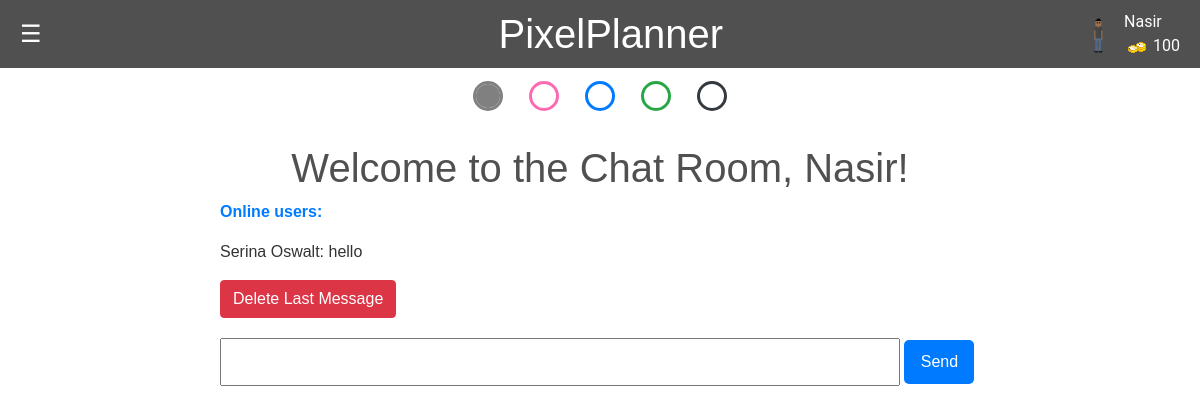
Page /chat (signed in) on the committed database.
### app.py (models this page shows, shortened)
class User(db.Model):
    id = db.Column(db.Integer, primary_key=True)
    name = db.Column(db.String(100), nullable=False)
    email = db.Column(db.String(100), unique=True)
    password = db.Column(db.String(100))
    canvas_api_key = db.Column(db.String(255))
    course_codes_list = db.Column(db.String(255))
    avatar = db.Column(db.String(255))
    coins = db.Column(db.Integer)
    color_picker_unlocked = db.Column(db.Boolean, default=False)
    user_items = db.relationship('UserItem', backref='user', lazy=True, cascade="all, delete, delete-orphan")

class ChatMessage(db.Model):
    id = db.Column(db.Integer, primary_key=True)
    message = db.Column(db.String(500))
    timestamp = db.Column(db.DateTime, default=datetime.utcnow)
    sender_id = db.Column(db.Integer, db.ForeignKey('user.id'))  # ForeignKey to the User model
    sender = db.relationship('User', backref='messages')  # Define the relationship

### app.py (the view)
@app.route('/chat')
def chat():
    if 'email' not in session:
        flash('Please log in to access the chat.')
        return redirect(url_for('login'))
    user_id = session.get('user_id')
    user = User.query.get(user_id)
    messages = ChatMessage.query.order_by(ChatMessage.timestamp.desc()).limit(50).all()  # Get last 50 messages
    return render_template('chat.html', user=user, messages=messages)

### templates/chat.html (shortened to what this page needs)
<!DOCTYPE html>
<html lang="en">
<head>
    <link rel="stylesheet" href="https://cdn.jsdelivr.net/npm/bootstrap@4.6.2/dist/css/bootstrap.min.css">
    <link rel="stylesheet" href="/static/css/styles.css">
</head>
<header>
    <div class="menu-icon" onmouseover="openNav()" onmouseout="closeNav()">&#9776;</div>
    <h1>PixelPlanner</h1>
    <div class="profile-info">
        <img src="{{ url_for('static', filename='images/' + user.avatar) }}" alt="User Avatar" class="avatar">
        <div class="player-info">
            <span class="player-name">{{session.get('user_name', 'Guest')}}</span>
            <span class="player-coins"><img src="{{ url_for('static', filename='images/coin.png') }}" alt="Coin"> {{
                user.coins }}</span>
        </div>
</header>
{% if user.color_picker_unlocked %}
<form class="color-picker">
    <fieldset>
        <input type="radio" name="theme" id="light" checked>
        <input type="radio" name="theme" id="pink">
        <input type="radio" name="theme" id="blue">
        <input type="radio" name="theme" id="green">
        <input type="radio" name="theme" id="dark">
    </fieldset>
</form>
{% else %}
<p class="locked-feature-notice">Visit the Shop to Unlock Themes</p>
{% endif %}
<body>
    <div class="chat-container">
        <h1 class="chat-title">Welcome to the Chat Room, {{ user.name }}!</h1>
        <p class="user-count">Online users: </p>
        <ul class="message-list" id="messages">
            {% for message in messages %}
            <li>{{ message.message }}
            </li>
            {% endfor %}
        </ul>
        <button id="delete-last-msg" class="btn btn-danger">Delete Last Message</button>
        <form class="message-form" id="message-form">
            <input type="text" class="message-input" id="message-input">
            <button type="submit" class="send-btn" id="send-btn">Send</button>
        </form>
    </div>
</body>
</html>

### static/css/styles.css (style rules this page uses)
body, html { height: 100%; margin: 0; padding: 0; font-family: Arial, sans-serif; background-color: var(--bg-color); color: var(--text-color); }
body, html { margin: 0; padding: 0; font-family: Arial, sans-serif; }
header { display: flex; justify-content: space-between; align-items: center; background-color: var(--notification-text-color); padding: 10px 20px; position: relative; }
header h1 { margin: 0; flex-grow: 1; text-align: center; color: var(--bg-color) }
.menu-icon { cursor: pointer; font-size: 24px; color: var(--bg-color); }
.profile-info { display: flex; align-items: center; position: absolute; top: 10px; right: 20px; font-family: 'Roboto', sans-serif; color: var(--bg-color); }
.avatar { height: 50px; width: auto; border-radius: 50%; }
.player-info { display: flex; flex-direction: column; margin-left: 10px }
body { font-family: Arial, sans-serif; background-color: var(--bg-color); margin: 0; padding: 0; }
.chat-container { max-width: 800px; margin: 0 auto; padding: 20px; }
.chat-title { text-align: center; color: var(--chat-title-color); }
.user-count { font-weight: bold; color: #007bff; }
.message-list { list-style-type: none; padding: 0; }
.message-form { margin-top: 20px; }
.message-input { width: calc(100% - 80px); padding: 10px; font-size: 16px; }
.send-btn { width: 70px; padding: 10px; font-size: 16px; background-color: #007bff; color: #fff; border: none; border-radius: 5px; cursor: pointer; }
.color-picker>fieldset { border: 0; display: flex; gap: 2rem; width: fit-content; background: fff; padding: 1rem 3rem; margin-inline: auto; border-radius: 0 0 1rem 1rem; }
.color-picker input[type="radio"] { appearance: none; width: 1.5rem; height: 1.5rem; outline: 3px solid var(--radio-color, currentColor); border-radius: 50%; }
.color-picker input[type="radio"]:checked { background: var(--radio-color); }
.color-picker input[type="radio"]#light { --radio-color: gray; }
.color-picker input[type="radio"]#pink { --radio-color: #ff69b4; }
.color-picker input[type="radio"]#blue { --radio-color: #007bff; }
.color-picker input[type="radio"]#green { --radio-color: #28a745; }
.color-picker input[type="radio"]#dark { --radio-color: #343a40; }
:root { --bg-color: #fff; --text-color: #333; --link-color: #007bff; --hover-bg-color: #cccccc; --hover-text-decoration: underline; --notification-text-color: #666; --border-color: #eee; }
:root:has(#light:checked) { --bg-color: #ffffff; --text-color: #333333; --link-color: #1a0dab; --hover-text-decoration: underline; --notification-text-color: #505050; --border-color: #dddddd; --avatar-header: #505050; --background-bg-color: #ffffff; --calendar-bg-color: #ffffff; --todo-header-color: #505050; --toolbar-title-color: #505050; --event-color: #333333; --chat-title-color: #505050; }

### rows in the picture
User: avatar (picture), get "Nasir", coins "100", name "Nasir"
ChatMessage: message "Serina Oswalt: hello"
